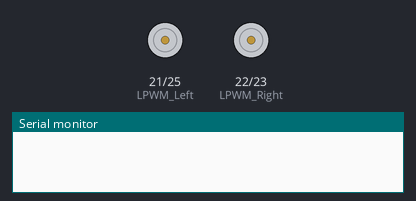
The sketch below on a simulated ESP32. Shown: motor-driver pin pairs drawn as motors (green arrow = first pin HIGH = forward, orange = second pin HIGH = backward, longer = more drive), the last lines printed to the serial monitor.

Above: at 0.0 s.
At 3.1 s:
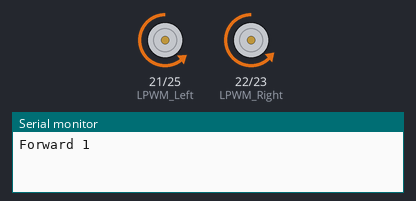
At 4.8 s:
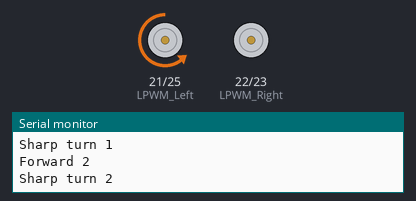
Timing chart, 0 to 6.7 s (numbered marks = the images above):
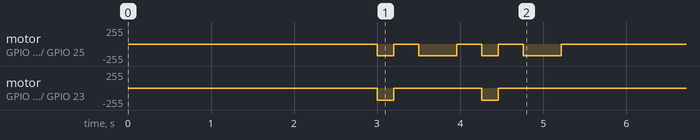

The sketch:

v01_forward20_pivot_right.ino
```cpp
const int RPWM_Right = 23;
const int LPWM_Right = 22;
const int RPWM_Left  = 25;
const int LPWM_Left  = 21;

const int PWMFreq = 1000;
const int PWMResolution = 8;

// Straight driving (your tuned values)
const int RIGHT_SPEED = 186;
const int LEFT_SPEED  = 180;

// Sharp turn: right side stopped, left side drives
const int TURN_RIGHT_SPEED = 0;
const int TURN_LEFT_SPEED  = 180;

// Times in milliseconds
const int FORWARD_TIME = 200;  // about 20 cm (estimate)
const int TURN_TIME    = 460;  // Changed: was 500
const int PAUSE_TIME   = 300;  // short stop between moves

void rotateMotor(int rightSpeed, int leftSpeed) {
  ledcWrite(RPWM_Right, max(rightSpeed, 0));
  ledcWrite(LPWM_Right, max(-rightSpeed, 0));

  ledcWrite(RPWM_Left, max(leftSpeed, 0));
  ledcWrite(LPWM_Left, max(-leftSpeed, 0));
}

void stopMotors() {
  rotateMotor(0, 0);
}

void goForward() {
  rotateMotor(RIGHT_SPEED, LEFT_SPEED);
  delay(FORWARD_TIME);
  stopMotors();
  delay(PAUSE_TIME);
}

void sharpTurnRight() {
  rotateMotor(TURN_RIGHT_SPEED, TURN_LEFT_SPEED);
  delay(TURN_TIME);
  stopMotors();
  delay(PAUSE_TIME);
}

void setup() {
  Serial.begin(115200);

  ledcAttach(RPWM_Right, PWMFreq, PWMResolution);
  ledcAttach(LPWM_Right, PWMFreq, PWMResolution);
  ledcAttach(RPWM_Left, PWMFreq, PWMResolution);
  ledcAttach(LPWM_Left, PWMFreq, PWMResolution);

  delay(3000);  // time to step back

  Serial.println("Forward 1");
  goForward();

  Serial.println("Sharp turn 1");
  sharpTurnRight();

  Serial.println("Forward 2");
  goForward();

  Serial.println("Sharp turn 2");
  sharpTurnRight();

  Serial.println("Done");
}

void loop() {}
```
